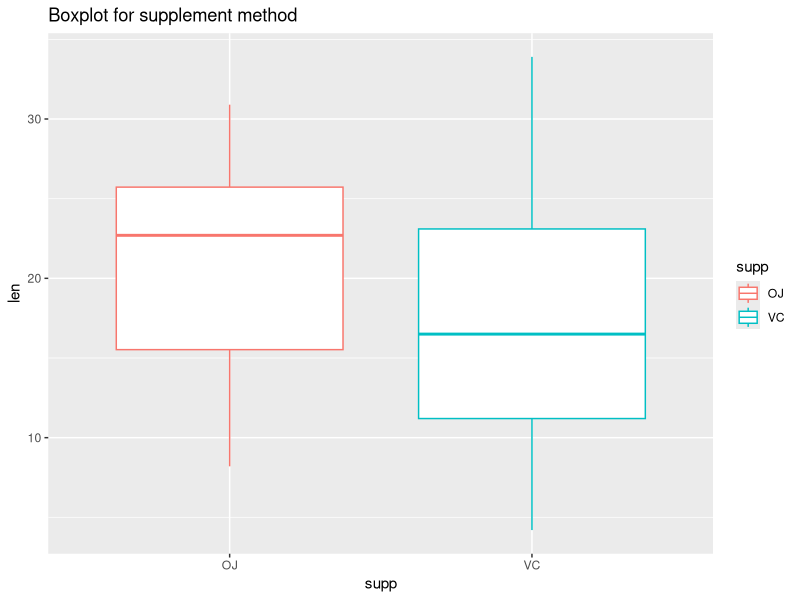
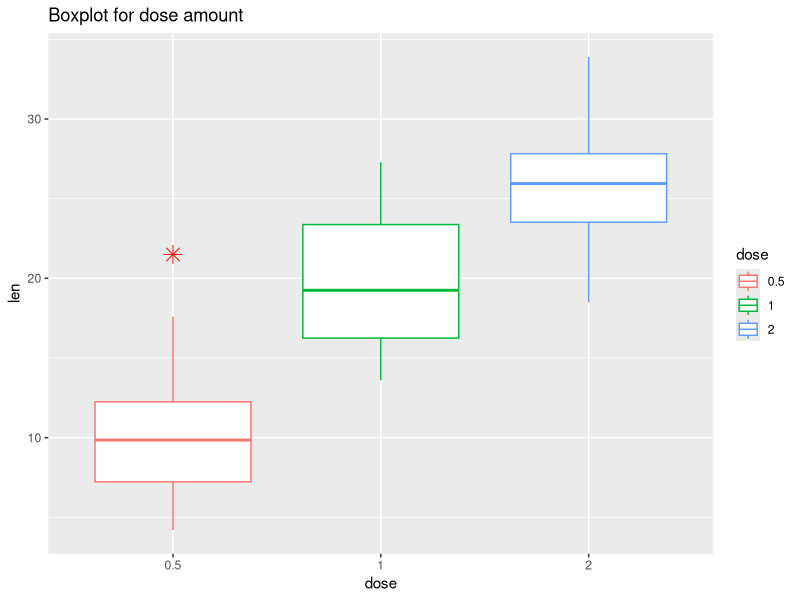

Write the R code that produced these figures, in order. (Note: this script raises an error after producing the figures.)
## ---- chunk 1
knitr::opts_chunk$set(echo = TRUE)
## ---- chunk 2
## Import libraries for the exploratory analysis
library(ggplot2)
## Load the ToothGrowth data and store 
data("ToothGrowth")
## Show summary of the data
knitr::kable(summary(ToothGrowth))
## Subset the Orange Juice data
ojData <- ToothGrowth[ToothGrowth$supp == "OJ",]
## Subset the ascobic acid data
vcData <- ToothGrowth[ToothGrowth$supp == "VC",]
##Convert dose to factor for proper plotting
ToothGrowth$dose <- as.factor(ToothGrowth$dose) 
##Convert supp to factor for proper plotting
ToothGrowth$supp <- as.factor(ToothGrowth$supp) 
## Boxplot for tooth length as per supplement type
ggplot(data = ToothGrowth, aes(x = supp, y = len)) + 
        geom_boxplot(aes(colour = supp)) +
        labs(title = "Boxplot for supplement method")
## Boxplot for tooth length as per dose quantity
ggplot(data = ToothGrowth, aes(x = dose, y = len)) + 
        geom_boxplot(aes(colour = dose), outlier.colour="red",outlier.shape=8,
                outlier.size=4) + 
        labs(title = "Boxplot for dose amount")
## ---- chunk 3
## Create tooth length vectors for orange juice and ascorbic acid
ojlen <- ToothGrowth[ToothGrowth$supp == "OJ",]$len
vclen <- ToothGrowth[ToothGrowth$supp == "VC",]$len
## Run the t test to compare tooth growth by supplement method
t.test(len ~ supp, paired = FALSE, var.equal = TRUE, data = ToothGrowth)
## Run t test to compare tooth growth by dose amount
halfDose <- ToothGrowth[ToothGrowth$dose == 0.5,]$len ## half dose tooth len
oneDose <- ToothGrowth[ToothGrowth$dose == 1,]$len ## one dose tooth length
twoDose <- ToothGrowth[ToothGrowth$dose == 2,]$len ## two dose tooth length
## comparing tooth growth of half dose and one dose
t.test(oneDose, halfDose, paired = FALSE, var.equal = TRUE)$p.value
t.test(oneDose, halfDose, paired = FALSE, var.equal = TRUE)$conf
## Comparing tooth growth of half dose and two dose
t.test(twoDose, halfDose, paired = FALSE, var.equal = TRUE)$p.value
t.test(twoDose, halfDose, paired = FALSE, var.equal = TRUE)$conf
## Comparing tooth growth of one dose and two dose
t.test(twoDose, oneDose, paired = FALSE, var.equal = TRUE)$p.value
t.test(twoDose, oneDose, paired = FALSE, var.equal = TRUE)$conf
